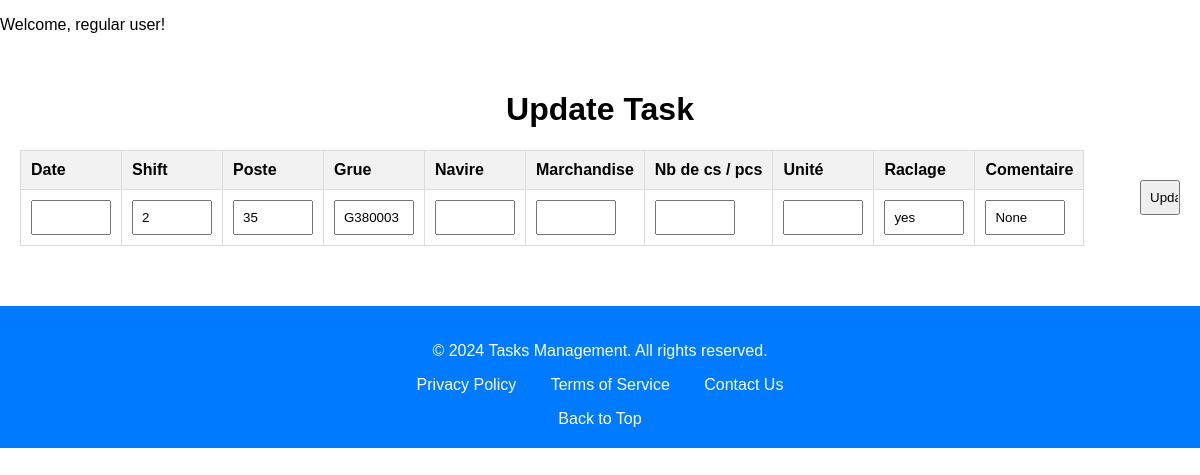
The page /update/2 (signed in) on the database its author committed.
### app/models.py (models this page shows, shortened)
class Todo(db.Model):
    id = db.Column(db.Integer, primary_key=True)
    content = db.Column(db.String(200), nullable=True)
    shift = db.Column(db.String(50))
    poste = db.Column(db.String(50))
    navire = db.Column(db.String(50))
    grue = db.Column(db.String(50))
    marchandise = db.Column(db.String(50))
    nb_cs_pcs = db.Column(db.String(50))
    unite = db.Column(db.String(50))
    raclage = db.Column(db.String(50))
    comentaire = db.Column(db.String(50))
    date_created = db.Column(db.DateTime, default=datetime.utcnow)
    user_id = db.Column(db.Integer, db.ForeignKey('user.id'), nullable=False)
    is_validated = db.Column(db.Boolean, default=False)
    validated_by = db.Column(db.String(150), nullable=True)
    status = db.Column(db.String(50), default='pending')
    remark = db.Column(db.String(255), nullable=True)
    Escale = db.Column(db.String(15), nullable=True)  # Make nullable

### app/routes/tasks.py (the view, shortened to what this page needs)
@bp.route('/update/<int:id>', methods=['GET', 'POST'])
@login_required
def update(id):
    task = Todo.query.get_or_404(id)
    if task.status == 'Validated' and task.validated_by != current_user.username:
        return 'You cannot update a validated task validated by another admin.'
    if task.user_id != current_user.id:
        return 'You are not authorized to update this task.'
    return render_template('update.html', task=task)

### app/__init__.py (called while the page is built)
def create_app():
    app = Flask(__name__, instance_relative_config=True)
    app.config.from_object(Config)
    db.init_app(app)
    migrate = Migrate(app, db)
    login_manager.init_app(app)
    from .routes.auth import bp as auth_bp
    from .routes.admin import bp as admin_bp
    from .routes.main import bp as main_bp
    from .routes.tasks import bp as tasks_bp
    from .routes.user import bp as user_bp
    app.register_blueprint(auth_bp)
    app.register_blueprint(admin_bp)
    app.register_blueprint(main_bp)
    app.register_blueprint(tasks_bp)
    app.register_blueprint(user_bp)
    from .models import User
    @login_manager.user_loader
    def load_user(user_id):
        return User.query.get(int(user_id))
    with app.app_context():
        """

        db.drop_all()
        db.create_all()
        """
        create_default_admin()
    return app

### app/templates/update.html (shortened to what this page needs)
{% extends 'base.html' %}
{% block body %}
<div class="content">
    <h1 style="text-align: center">Update Task</h1>
    <div class="form">
        <form action="/update/{{ task.id }}" method="POST">
            <table class="update-table">
                <thead>
                    <tr>
                        <th>Date</th>
                        <th>Shift</th>
                        <th>Poste</th>
                        <th>Grue</th>
                        <th>Navire</th>
                        <th>Marchandise</th>
                        <th>Nb de cs / pcs</th>
                        <th>Unité</th>
                        <th>Raclage</th>
                        <th>Comentaire</th>
                    </tr>
                </thead>
                <tbody>
                    <tr>
                        <td><input type="text" name="date" value="{{ task.date }}"></td>
                        <td><input type="text" name="shift" value="{{ task.shift }}"></td>
                        <td><input type="text" name="poste" value="{{ task.poste }}"></td>
                        <td><input type="text" name="grue" value="{{ task.grue }}"></td>
                        <td><input type="text" name="navire" value="{{ task.navire }}"></td>
                        <td><input type="text" name="marchandise" value="{{ task.marchandise }}"></td>
                        <td><input type="text" name="nb_cs_pcs" value="{{ task.nb_cs_pcs }}"></td>
                        <td><input type="text" name="unite" value="{{ task.unite }}"></td>
                        <td><input type="text" name="raclage" value="{{ task.raclage }}"></td>
                        <td><input type="text" name="comentaire" value="{{ task.comentaire }}"></td>
                    </tr>
                </tbody>
            </table>
            <input type="submit" value="Update">
        </form>
    </div>
</div>
{% endblock %}

### app/static/css/main.css (style rules this page uses)
body, html { margin: 0; font-family: sans-serif; }
* { box-sizing: border-box; }
.content { margin: 0 auto; width: 100%; max-width: 1200px; padding: 20px; box-sizing: border-box; overflow: hidden; overflow-x: auto; }
table { border-collapse: collapse; margin: 0 auto; width: 100%; max-width: 100%; height: auto; overflow: hidden; display: block; }
th, td { padding: 10px; text-align: left; border: 1px solid #ddd; }
th { background-color: #f2f2f2; }
.form { margin-top: 20px; text-align: center; }
.form form { display: flex; flex-wrap: nowrap; justify-content: center; align-items: center; gap: 5px; flex-direction: row; overflow-x: auto; }
.form form input { padding: 8px; flex: 1; min-width: 40px; max-width: 80px; }

### rows shown on the page
Todo: shift "2", poste "35", grue "G380003", raclage "yes", comentaire "None"
